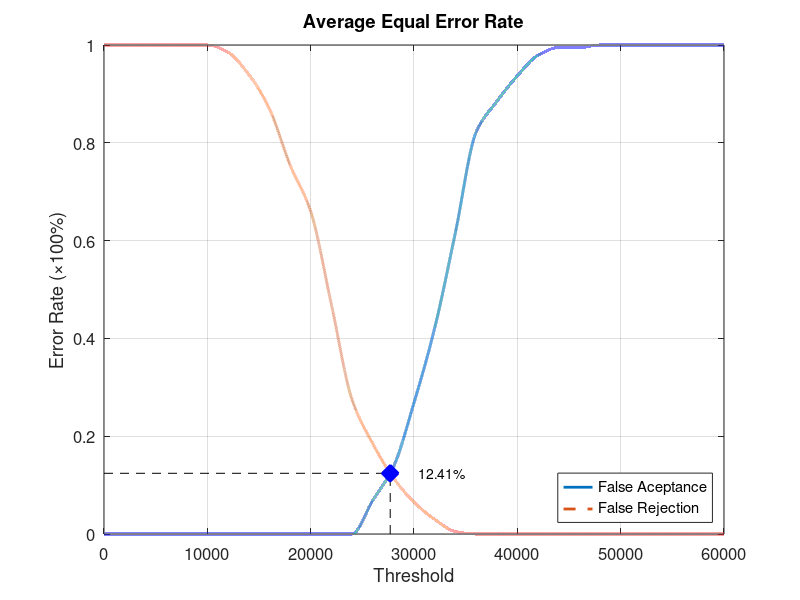
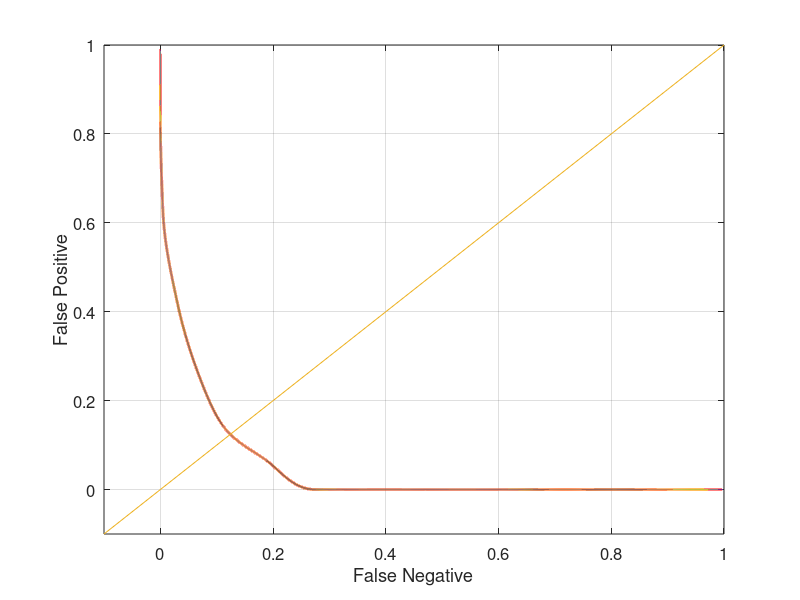

Write MATLAB code to recreate these figures, in order.
function yEER = Database3_2
close all;
clear;
clc;
x = 0:2000:60000;
xq = 0:0.5:60000;

y0 = [0 0 0 0 0 0 0 0 0 0 0 0 0 0.0684211 0.136842 0.268421 0.421053 0.615789 0.821053 0.884211 0.936842 0.978947 0.994737 0.994737 1 1 1 1 1 1 1];
yy0 = interp1(x, y0, xq, 'pchip');
y1 = [1 1 1 1 1 1 0.985 0.94 0.87 0.755 0.66 0.47 0.275 0.185 0.115 0.065 0.03 0.005 0 0 0 0 0 0 0 0 0 0 0 0 0];
yy1 = interp1(x, y1, xq, 'pchip');

% Calculating EER: 
y2 = abs(y0 - y1);
find(y2 == min(y2))
yy2 = abs(yy0 - yy1);
xEER = find(yy2 == min(yy2));
xEERIndex = xq(xEER) % X-axis EER
yEER = yy0(xEER) % Y-axis EER

main = figure
plot(xq, yy0,'-','LineWidth', 2);	hold on
plot(xq, yy1,'--','LineWidth', 2);	hold on
plot([xEERIndex xEERIndex], [0 yEER], 'k--');	hold on
plot([0 xEERIndex], [yEER yEER], 'k--');	hold on
plot(xEERIndex, yEER, 'bx', 'LineWidth', 10);	hold on
text(xEERIndex + 10 * xEERIndex / 100, yEER, [num2str(round((10000 * yEER)) / 100) '%'])
legend('False Aceptance', 'False Rejection', 'Location', 'SouthEast')
xlabel('Threshold')
ylabel('Error Rate (\times100%)')
title('Average Equal Error Rate')
set(gca, 'FontSize', 12)
axis([0 60000 0 1])
grid on

print(main, 'Database3_2Main', '-dpng');
FNRxFPR = figure('Color', [1 1 1]);
plot(yy1, yy0, '-', yy1, yy0, 'LineWidth', 2);
hold on
y = -0.1:0.1:1
plot(y, y); 
set(gca, 'FontSize', 12)
xlabel('False Negative')
ylabel('False Positive')
axis([-0.1 1 -0.1 1])
set(gca, 'FontSize', 12)
grid on

print(FNRxFPR, 'Database3_2FNRxFPR','-dpng');
end
